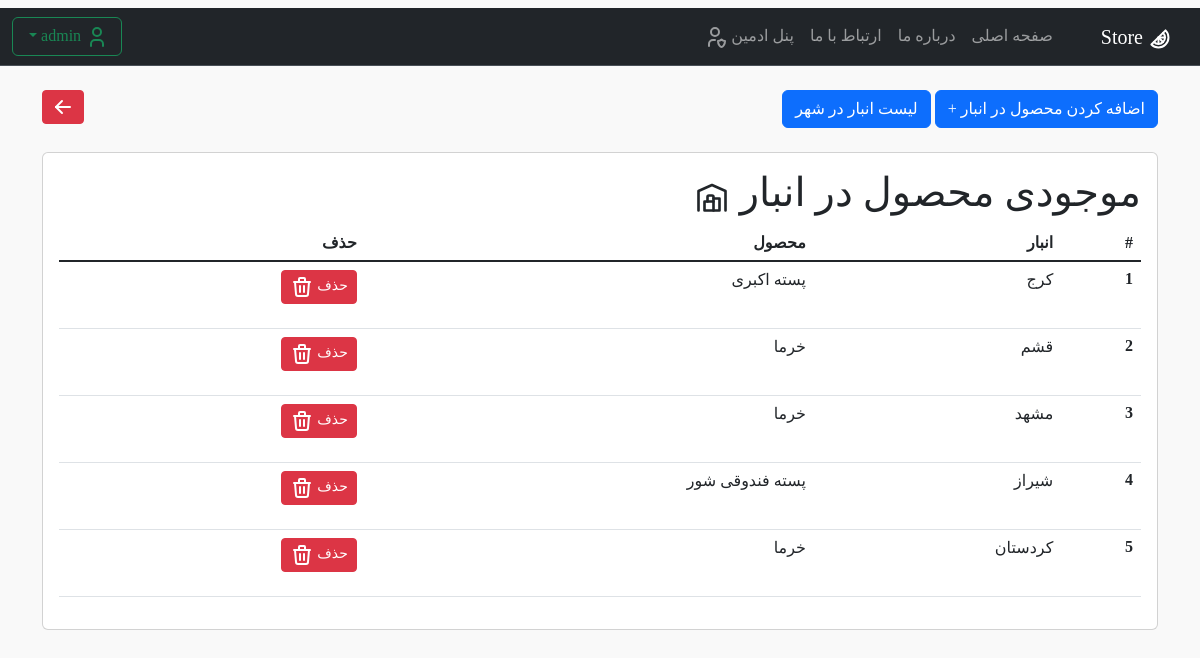
Before: /panel/inventory/ (signed in) with the older database file.
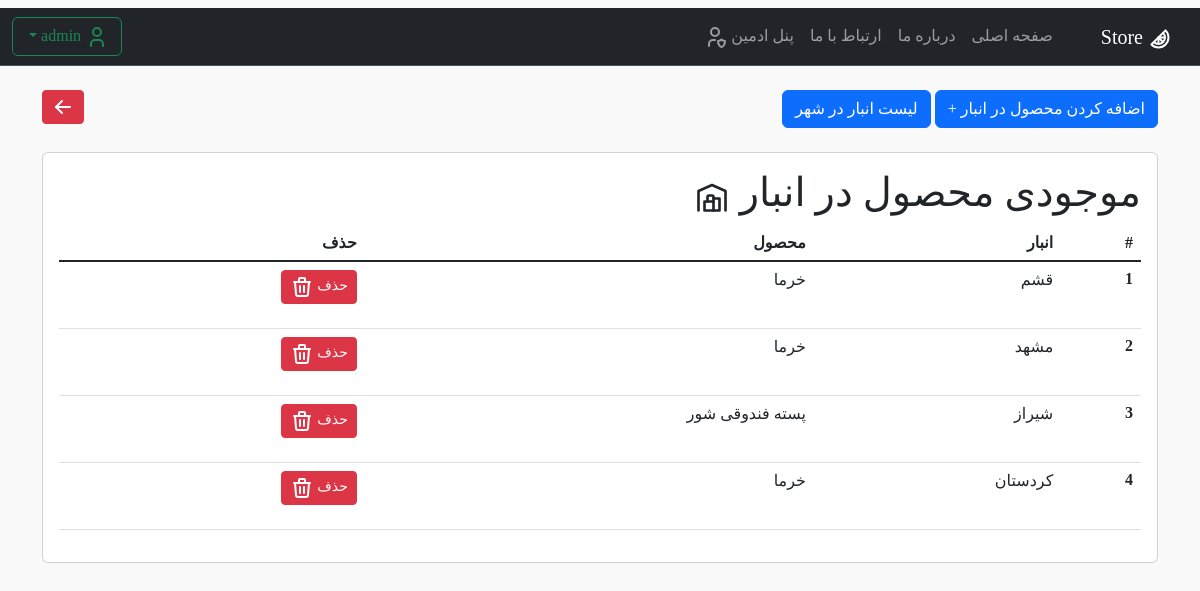
After: the same page with the newer database file.
### products/models.py (models this page shows, shortened)
class InventoryProduct(models.Model):
    inventoryProductId = models.AutoField(primary_key=True)
    productId = models.ForeignKey(ProductVariation, on_delete=models.CASCADE)
    quantity = models.PositiveSmallIntegerField(verbose_name='تعداد کالا')
    inventoryId = models.ForeignKey(Inventory, on_delete=models.CASCADE)

class Inventory(models.Model):
    inventoryId = models.AutoField(primary_key=True)
    cityId = models.ForeignKey(City, on_delete=models.CASCADE)
    def __str__(self):
        return f"{self.cityId}"

class City(models.Model):
    TYPE_CHOICES = (
        ("آبادان", "آبادان"),
        ("بوشهر", "بوشهر"),
        ("تهران", "تهران"),
        ("کرج", "کرج"),
        ("تبریز", "تبریز"),
        ("مشهد", "مشهد"),
        ("اصفهان", "اصفهان"),
        ("شیراز", "شیراز"),
        ("قم", "قم"),
        ("قشم", "قشم"),
        ("کرمان", "کرمان"),
        ("کردستان", "کردستان"),
    )
    name = models.CharField(max_length=50, choices=TYPE_CHOICES)
    def __str__(self):
        return f"{self.name}"

class ProductVariation(models.Model):
    variationId = models.AutoField(primary_key=True)
    productId = models.ForeignKey(ProductCategory, on_delete=models.CASCADE, verbose_name='دسته محصول')
    name = models.CharField(max_length=30, verbose_name='نام محصول')
    Supplier = models.ManyToManyField('Supplier')
    price = models.IntegerField(verbose_name='قیمت (تومان)', help_text='یک بسته 500 گرمی')
    quantity = models.IntegerField(verbose_name='تعداد کالا')
    cityId = models.ForeignKey(City, on_delete=models.CASCADE, verbose_name='انبار', null=True)
    text = models.TextField(max_length=1000, null=True, blank=True, help_text='اجبار پر کردن توضیحات نیست',
                            verbose_name='توضیح محصول')

### pages/views.py (the view)
# urls.py: path('panel/inventory/', ViewInventory.as_view(), name='list_inv'),
class ViewInventory(ListView):
    model = InventoryProduct
    template_name = 'admin/Inventory.html'
    context_object_name = 'inv_list'
    def dispatch(self, request, *args, **kwargs):
        if not request.user.is_superuser:
            return HttpResponseForbidden("<b><h2>دسترسی ممنوع است</h2></b><h4> .فقط مدیر سایت میتواند وارد شود</h4>")
        return super().dispatch(request, *args, **kwargs)

### templates/admin/Inventory.html (shortened to what this page needs)
{% extends 'base.html' %}
{% block content %}
<br>
<button type="submit" class="btn btn-danger btn-sm" style="float:left"><a class="nav-link active"
                                                                          href="{% url 'panel_admin' %}">
</a></button>
<button type="button" class="btn btn-primary btn">
    <a class="nav-link active" href="{% url 'link_add_inv_pro' %}"> اضافه کردن محصول در انبار +</a>
</button>
<button type="button" class="btn btn-primary btn">
    <a class="nav-link active" href="{% url 'list_cit_inv' %}"> لیست انبار در شهر </a>
</button>
<br>
<br>
<div class="card">
    <div class="card-body">
        <h1>موجودی محصول در انبار
        </h1>
        <table class="table table-hover">
            <thead>
            <tr>
                <th scope="col">#</th>
                <th scope="col">انبار</th>
                <th scope="col">محصول</th>
                <th scope="col">حذف</th>
            </tr>
            </thead>
            <tbody class="table-group-divider">
            {% for i in inv_list %}
            <tr>
                <th scope="row">{{ forloop.counter }}</th>
                <td>{{i.inventoryId}}</td>
                <td>{{ i.productId.name }}</td>
                <td>
                    <form method="post" action="{% url 'delete-inv' i.pk %}">
                        <button type="submit" class="btn btn-danger btn-sm">حذف
                        </button>
                    </form>
                </td>
            </tr>
            {% endfor %}
            </tbody>
        </table>
    </div>
</div>
{% endblock %}

Changed rows visible on the page:
removed InventoryProduct: inventoryId "کرج", productId.name "پسته اکبری"
